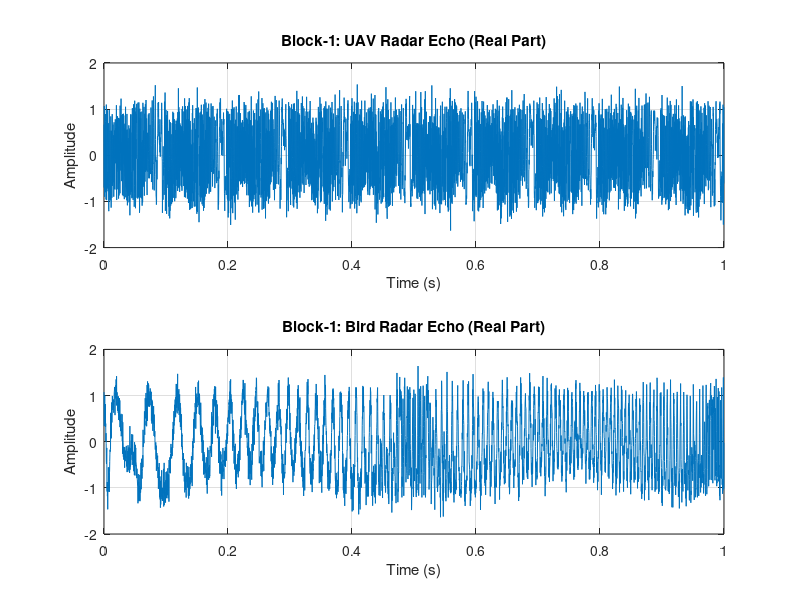

Write the MATLAB code that produced this figure. (Note: this script raises an error after producing the figure.)
clc; clear; close all;

%% ============================== BLOCK-1 =================================
% --------------- Radar Echo Signal Generation (UAV / Bird) ---------------

fs = 4000; 
T  = 1; 
t  = 0:1/fs:T-1/fs; 
SNR_dB = 10; 
amp = 1.0; 

uav_prop_freqs  = [200 220 240 260 280 300 320 340 360 380 400]; 
bird_flap_freqs = [2 4 6 8 10 12 14 16 18 20 22 24 26]; 

alpha_uav_true  = 2e4; 
alpha_bird_true = 100; 

% UAV Signal
uav_phase = zeros(size(t));
for k = 1:length(uav_prop_freqs)
    f0 = uav_prop_freqs(k);
    uav_phase = uav_phase + (amp/k) * ...
        sin(2*pi*( f0*t + 0.5*alpha_uav_true*t.^2 ));
end

s_uav = exp(1j * 2*pi*0.5 * uav_phase);
s_uav = awgn(s_uav, SNR_dB, 'measured');

% Bird Signal
bird_phase = zeros(size(t));
for k = 1:length(bird_flap_freqs)
    f0 = bird_flap_freqs(k);
    bird_phase = bird_phase + (amp/k) * ...
        sin(2*pi*( f0*t + 0.5*alpha_bird_true*t.^2 ));
end

s_bird = exp(1j * 2*pi*0.5 * bird_phase);
s_bird = awgn(s_bird, SNR_dB, 'measured');

% Block-1 Output Plot
figure;
% UAV Signal Plot
subplot(2,1,1);
plot(t, real(s_uav));
title('Block-1: UAV Radar Echo (Real Part)');
xlabel('Time (s)'); ylabel('Amplitude'); grid on;
% Bird Signal Plot
subplot(2,1,2);
plot(t, real(s_bird));
title('Block-1: Bird Radar Echo (Real Part)');
xlabel('Time (s)'); ylabel('Amplitude'); grid on;

%% ============================ BLOCK-2 ===================================
% ------------------ Adaptive Chirp-Rate Optimizer ------------------------

x = s_uav;     
t = (0:length(x)-1)/fs;

alpha_min = -5e4;
alpha_max =  5e4;
N_alpha   = 64;
alpha_vec = linspace(alpha_min, alpha_max, N_alpha);

win_len  = 256;
win      = hamming(win_len);
noverlap = round(0.75*win_len);
nfft     = 1024;

H2 = zeros(length(alpha_vec),1);

for i = 1:length(alpha_vec)
    alpha = alpha_vec(i);
    chirp_comp = exp(-1j*pi*alpha*t.^2);
    x_dechirp  = x .* chirp_comp;

    [S,~,~] = spectrogram(x_dechirp, win, noverlap, nfft, fs);
    S_mag = abs(S).^2;

    P = S_mag / sum(S_mag(:)) + eps;
    H2(i) = -log(sum(P(:).^2));
end

[~, idx_opt] = min(H2);
alpha_opt = alpha_vec(idx_opt);

fprintf('\nBlock-2 Output:\n');
fprintf('True UAV Chirp Rate  = %.2f Hz/s\n', alpha_uav_true);
fprintf('Estimated Chirp Rate = %.2f Hz/s\n', alpha_opt);

chirp_comp_opt = exp(-1j*pi*alpha_opt*t.^2);
x_alpha = x .* chirp_comp_opt;

% Block-2 Output Plot
figure;
plot(alpha_vec, H2, 'LineWidth', 2);
xlabel('Chirp Rate (Hz/s)');
ylabel('Renyi Entropy');
title('Block-2: Entropy vs Chirp Rate');
grid on;

%% =============================== BLOCK-3 ================================
% ----------------------- Adaptive Doppler Enhancer -----------------------

PRF = fs;

winLen   = 256;
hop      = 64;
noverlap = winLen - hop;
nfft     = 1024;
win      = hamming(winLen);

[X, fd, t_stft] = spectrogram(x_alpha, win, noverlap, nfft, fs);
S = abs(X).^2;

% Body removal
fc = 0.05 * PRF;
HPmask = abs(fd) >= fc;
X_hp = X .* HPmask;

% Spectral whitening
P_noise = median(abs(X_hp).^2, 2);
eps_val = 1e-6;
X_white = X_hp ./ sqrt(P_noise + eps_val);

% Ridge sharpening
sigma_fd = 2;
h = fspecial('gaussian', [11 1], sigma_fd);
h = h / sum(h);
X_sharp = conv2(X_white, h, 'same');

% SVD background suppression
S_mag = abs(X_sharp);
[U, Ssvd, V] = svd(S_mag, 'econ');
K = 1;
S_bg = U(:,1:K) * Ssvd(1:K,1:K) * V(:,1:K)';
S_enh = max(S_mag - S_bg, 0);

% Metrics
bodyBand = abs(fd) < fc;
harmBand = abs(fd) >= fc;

bodyPower = mean(S(bodyBand,:), 'all');
harmPower = mean(S(harmBand,:), 'all');

bodyPower_enh = mean(S_enh(bodyBand,:), 'all');
harmPower_enh = mean(S_enh(harmBand,:), 'all');

Harmonic_SNR_before = 10*log10(harmPower / bodyPower);
Harmonic_SNR_after  = 10*log10(harmPower_enh / bodyPower_enh);

fprintf('\nBlock-3 Output:\n');
fprintf('Harmonic SNR Before = %.2f dB\n', Harmonic_SNR_before);
fprintf('Harmonic SNR After  = %.2f dB\n', Harmonic_SNR_after);

% Block-3 Output Plot
figure;
% Original Spectrogram
subplot(1,2,1);
imagesc(t_stft, fd, 10*log10(S + eps_val));
axis xy;
shading interp;
colormap(jet);
c1 = colorbar;
ylabel(c1, 'Power (dB)');
xlabel('Time (s)');
ylabel('Doppler Frequency (Hz)');
title('Original Spectrogram');
% Enhanced Spectrogram
subplot(1,2,2);
imagesc(t_stft, fd, 10*log10(S_enh + eps_val));
axis xy;
shading interp;
colormap(jet);
c2 = colorbar;
ylabel(c2, 'Power (dB)');
xlabel('Time (s)');
ylabel('Doppler Frequency (Hz)');
title('Enhanced Spectrogram');

%% =============================== BLOCK-4 ================================
% ------------------ Time–Frequency Signature Generator -------------------

S_norm = S_enh ./ (sum(S_enh,1) + eps_val);

doppler_marginal = sum(S_norm, 2);
time_marginal = sum(S_norm, 1);

[~, ridge_idx] = max(S_norm, [], 1);
tf_ridge = fd(ridge_idx);

cdf_dopp = cumsum(doppler_marginal);
cdf_dopp = cdf_dopp / max(cdf_dopp);

f_low  = fd(find(cdf_dopp >= 0.05, 1, 'first'));
f_high = fd(find(cdf_dopp >= 0.95, 1, 'first'));
doppler_bw = f_high - f_low;

f_min = 30;
harm_mask = abs(fd) > f_min;
harmonic_env = sum(S_norm(harm_mask,:), 1);

tm = time_marginal - mean(time_marginal);
acf = xcorr(tm, 'coeff');
acf = acf(length(tm):end);

ridge_mean = mean(abs(tf_ridge));
ridge_std  = std(tf_ridge);

features = [
    ridge_mean;
    ridge_std;
    doppler_bw;
    mean(harmonic_env);
    std(harmonic_env);
    max(acf(2:end));
    skewness(doppler_marginal);
    kurtosis(doppler_marginal)
];

TF_sig = struct();
TF_sig.features = features(:).';

% Block-4 Output Plot
figure;
% Normalized TF Signature
subplot(2,2,1);
imagesc(t_stft, fd, 10*log10(S_norm + eps_val));
axis xy;
shading interp;
colormap(jet);
c3 = colorbar;
ylabel(c3, 'Normalized Power (dB)');
xlabel('Time (s)');
ylabel('Doppler Frequency (Hz)');
title('Normalized TF Signature');
% Micro-Doppler Ridge
subplot(2,2,2);
plot(t_stft, tf_ridge, 'LineWidth', 1.5);
xlabel('Time (s)');
ylabel('Doppler Frequency (Hz)');
title('Micro-Doppler Ridge');
grid on;
% Doppler Marginal
subplot(2,2,3);
plot(fd, doppler_marginal, 'LineWidth', 1.5);
xlabel('Doppler Frequency (Hz)');
ylabel('Normalized Energy');
title('Doppler Marginal Signature');
grid on;
% Periodicity (ACF)
subplot(2,2,4);
plot(acf, 'LineWidth', 1.5);
xlabel('Lag Index');
ylabel('Autocorrelation');
title('Micro-Motion Periodicity');
grid on;

%% ======================= BLOCK-5: FEATURE EXTRACTOR =======================

% ---------------- A) Z-SCORE NORMALIZATION ----------------
X = TF_sig.features;                 % [1 x 8] feature vector
mu = mean(X,1);
sigma = std(X,0,1) + 1e-9;           % numerical safety
X_norm = (X - mu) ./ sigma;

% Boxplot: before vs after normalization
figure('Name','Feature Normalization');
subplot(1,2,1); boxplot(X); 
title('Raw Features'); ylabel('Feature Value'); grid on;
subplot(1,2,2); boxplot(X_norm);
title('Z-score Normalized Features'); ylabel('Standard Units'); grid on;

% ---------------- C) PHYSICS-AWARE FEATURE AUGMENTATION ----------------

% (1) Ridge smoothness: variance of first difference
ridge_diff   = diff(tf_ridge);
ridge_smooth = var(ridge_diff(:));

% (2) High-Doppler energy ratio
fd_norm = linspace(-1,1,length(doppler_marginal)); % normalized Doppler axis
thr = 0.2 * max(abs(fd_norm));
high_idx = abs(fd_norm) >= thr;

E_high = sum(doppler_marginal(high_idx).^2);
E_tot  = sum(doppler_marginal.^2);
high_doppler_ratio = E_high / (E_tot + 1e-9);

% (3) Periodicity peak sharpness (ACF contrast)
acf_peak_sharp = max(acf) / (mean(acf(2:end)) + 1e-9);

% Append new features to normalized set
X_aug = [X_norm, ridge_smooth, high_doppler_ratio, acf_peak_sharp];

feature_names = {
 'RidgeMean',...
 'RidgeStd',...
 'DopplerBW',...
 'HarmEnvMean',...
 'HarmEnvStd',...
 'ACF_MaxLag',...
 'Dopp_Skew',...
 'Dopp_Kurt',...
 'RidgeSmoothness',...
 'HighDopplerEnergyRatio',...
 'ACF_PeakSharpness'
};

% ---------------- B) PCA (ROBUST TO SINGLE SAMPLE) ----------------
N = size(X_aug,1);

if N < 2
    % ======== SINGLE-SAMPLE SAFE MODE ========
    warning('Only one sample available → skipping PCA (not mathematically defined).');

    X_pca = X_aug;          
    pca_coeff = eye(size(X_aug,2)); 
    explained_variance = ones(size(X_aug,2),1) * (100/size(X_aug,2));

    % Visualization instead of PC scatter
    figure('Name','Feature Space (Single Sample)');
    bar(X_aug);
    xticklabels(feature_names);
    xtickangle(45);
    title('Augmented Feature Vector (No PCA — single sample)');
    grid on;

else
    % ======== NORMAL PCA MODE (FOR DATASETS) ========
    [coeff, score, ~, ~, explained] = pca(X_aug);

    cumVar = cumsum(explained);
    k = find(cumVar >= 95,1,'first');

    X_pca = score(:,1:k);
    pca_coeff = coeff(:,1:k);
    explained_variance = explained;

    % ---- Scree plot ----
    figure('Name','PCA Explained Variance');
    plot(cumVar,'LineWidth',2); grid on;
    yline(95,'r--','95% threshold');
    xlabel('Number of PCs');
    ylabel('Cumulative Variance (%)');
    title('PCA Variance Retention');

    % ---- PC1–PC2 scatter ----
    figure('Name','PC1 vs PC2');
    scatter(score(:,1), score(:,2), 90, 'filled');
    xlabel('PC1'); ylabel('PC2');
    grid on; title('Latent Feature Space');
end

% ---------------- D) CLEAN OUTPUT INTERFACE ----------------
F_out = struct();
F_out.X_norm = X_norm;
F_out.X_pca = X_pca;
F_out.pca_coeff = pca_coeff;
F_out.explained_variance = explained_variance;
F_out.mu = mu;
F_out.sigma = sigma;
F_out.feature_names = feature_names;

disp('Block-5 complete: F_out ready for SVM (Block-6).');
